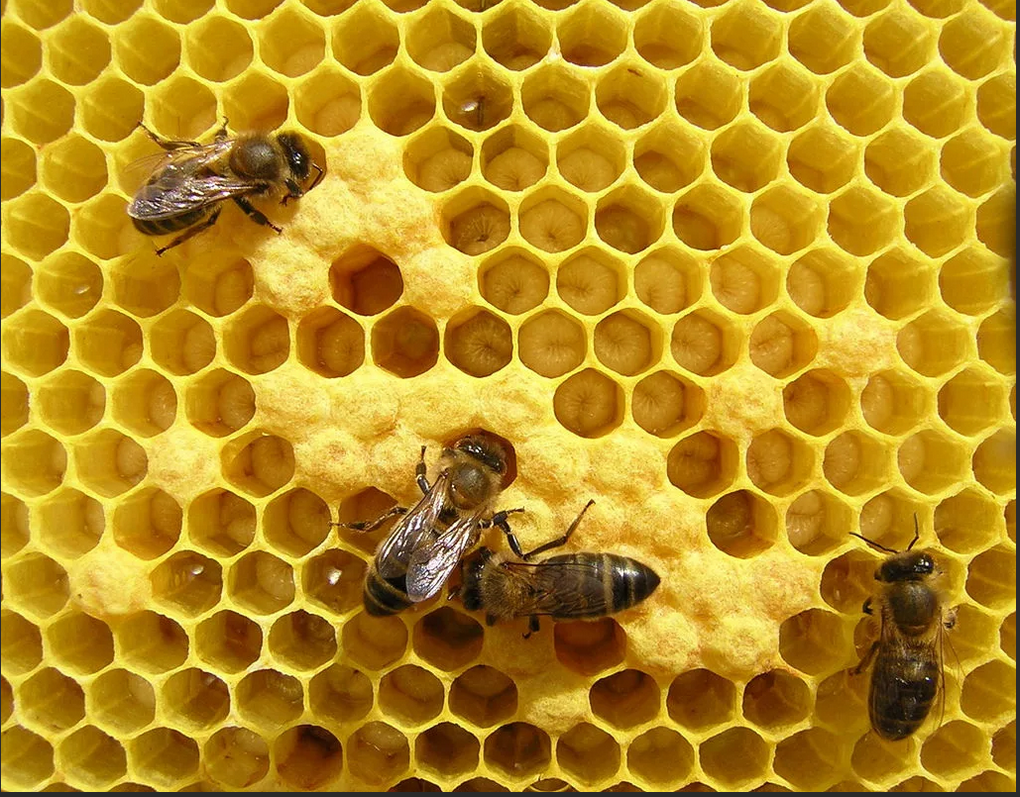
#> input picture imgs/4bees_real.png, 1020 x 797 px
$ python canny.py
#> lines starting #> are read from the running program, lines starting #| are printed output that depends on the picture; after the words box and inside, x2 and y2 are one past the last pixel; in counts of white or black regions, pixels touching at a corner belong together
import cv2
import numpy as np
from matplotlib import pyplot as plt

img = cv2.imread('../imgs/4bees_real.png', 0)
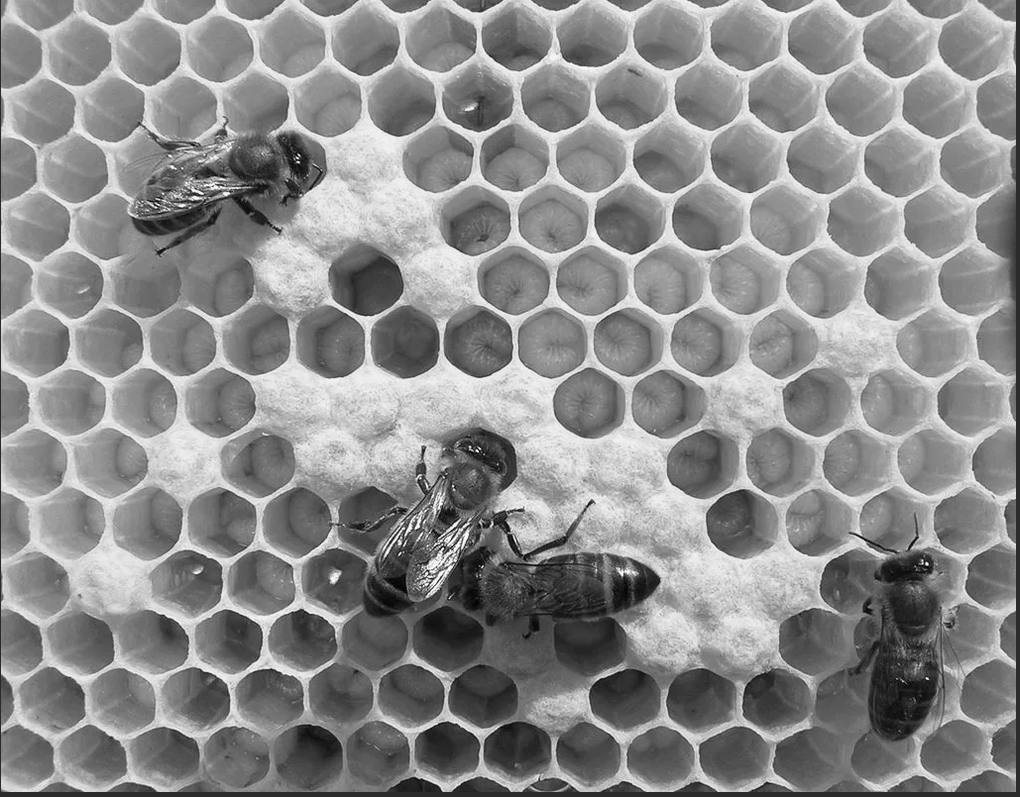
#> img: shape (797, 1020); min 0, max 255, mean 139.3
edges = cv2.Canny(img, 150, 400)
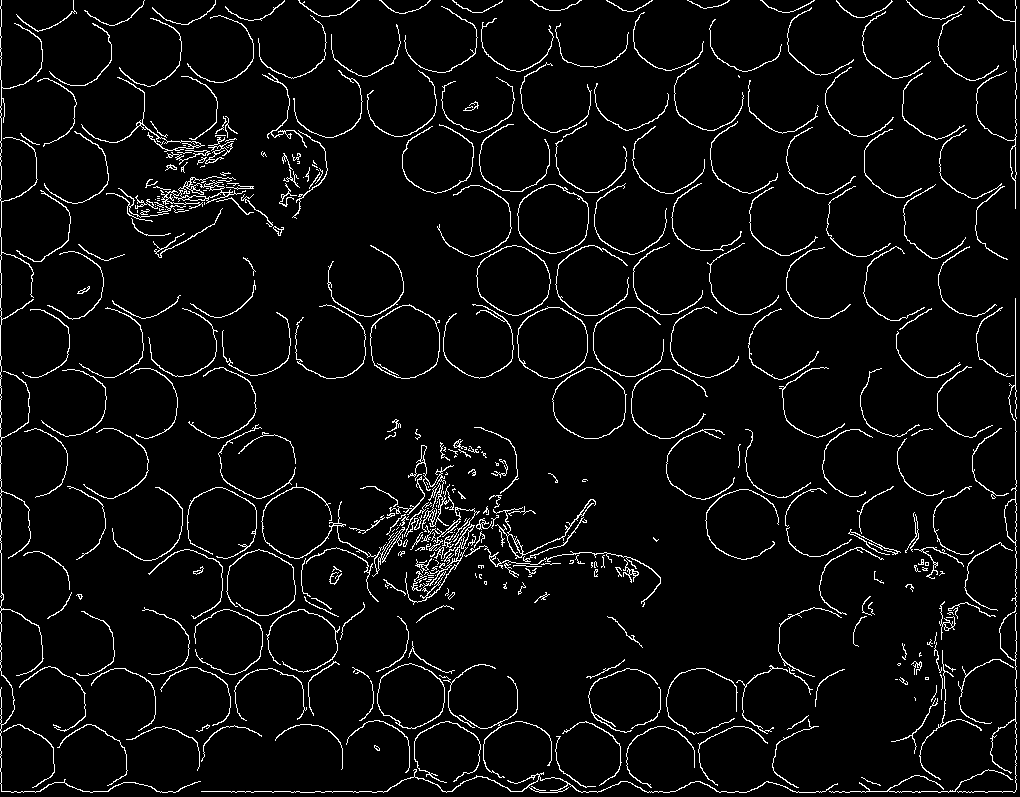
#> edges: shape (797, 1020); 4.7% white in thin lines or dots

plt.subplot(121), plt.imshow(img, cmap='gray')
plt.title('Original Image'), plt.xticks([]), plt.yticks([])
plt.subplot(122), plt.imshow(edges, cmap='gray')
plt.title('Edge Image'), plt.xticks([]), plt.yticks([])

plt.savefig('results/4bees_real.png')
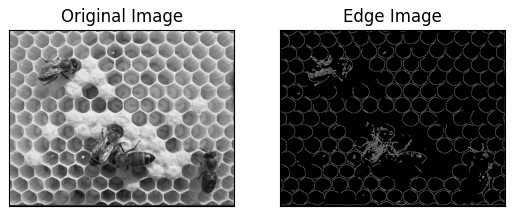
#> figure drawn by matplotlib, 2 panels
plt.show()

$ run again, with imgs/9bees.jpeg saved as imgs/4bees_real.png
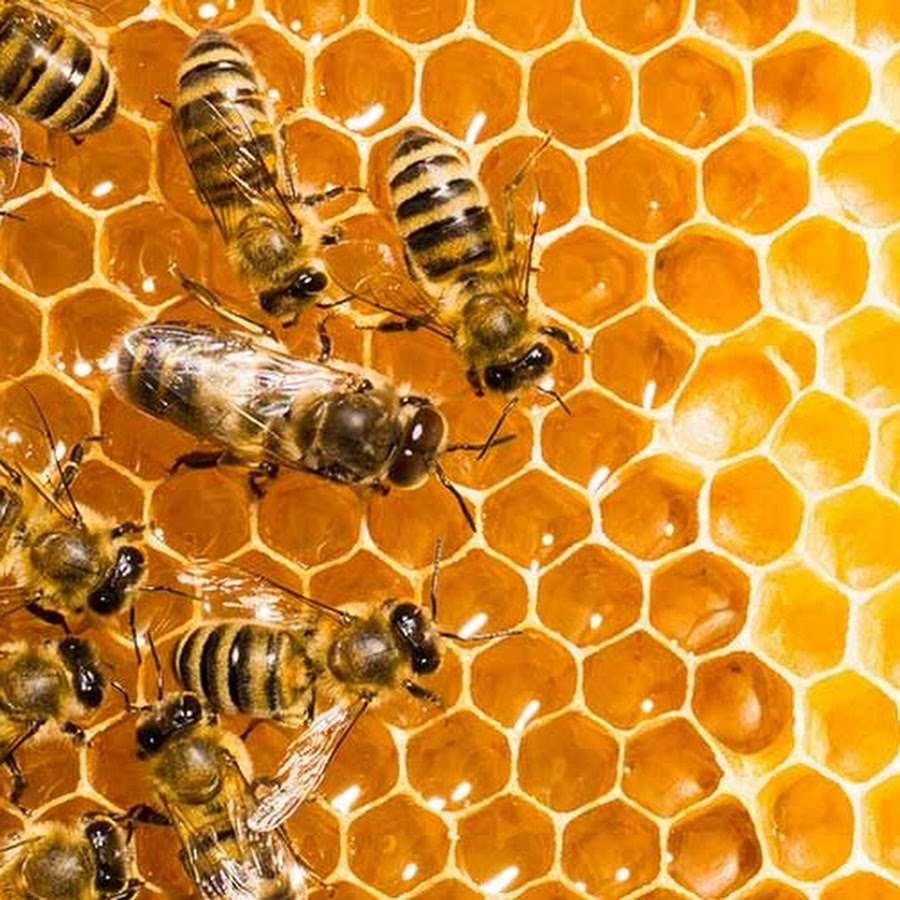
#> input picture imgs/9bees.jpeg, 900 x 900 px
#> `edges = cv2.Canny(img, 150, 400)`:
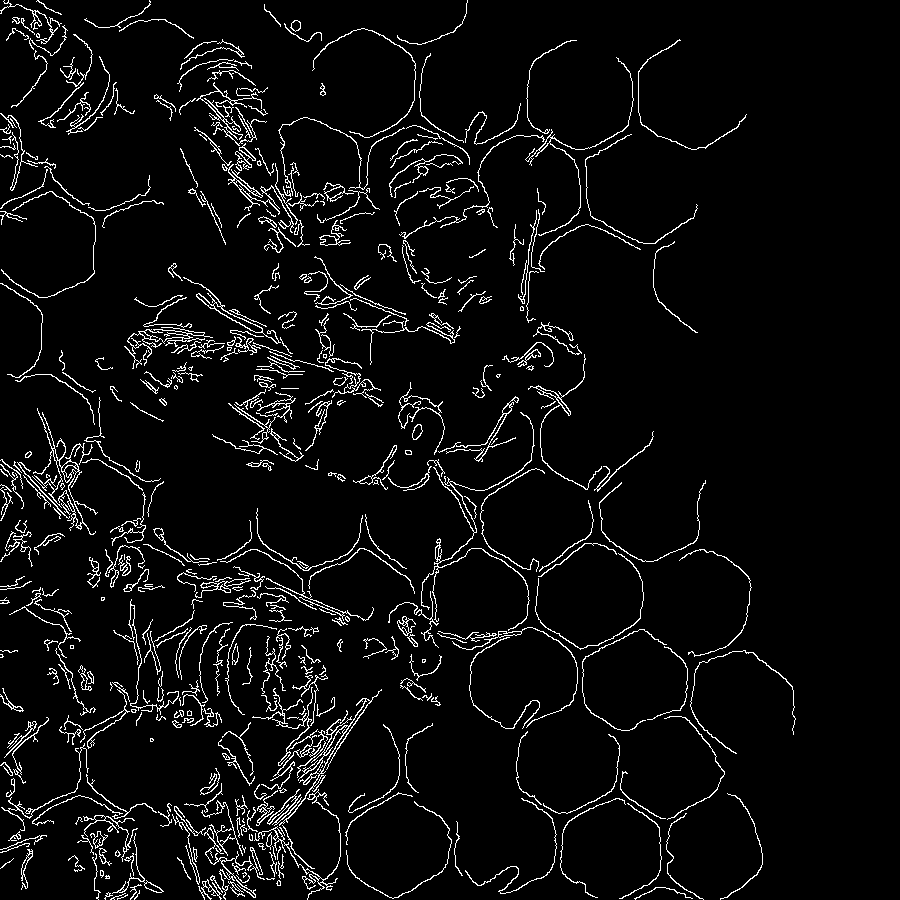
#> edges: shape (900, 900); 5.1% white in thin lines or dots, all inside (x1, y1, x2, y2) = (0, 0, 796, 900)
#> `plt.savefig('results/4bees_real.png')`:
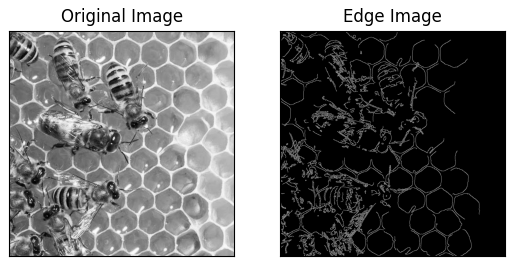
#> figure drawn by matplotlib, 2 panels
